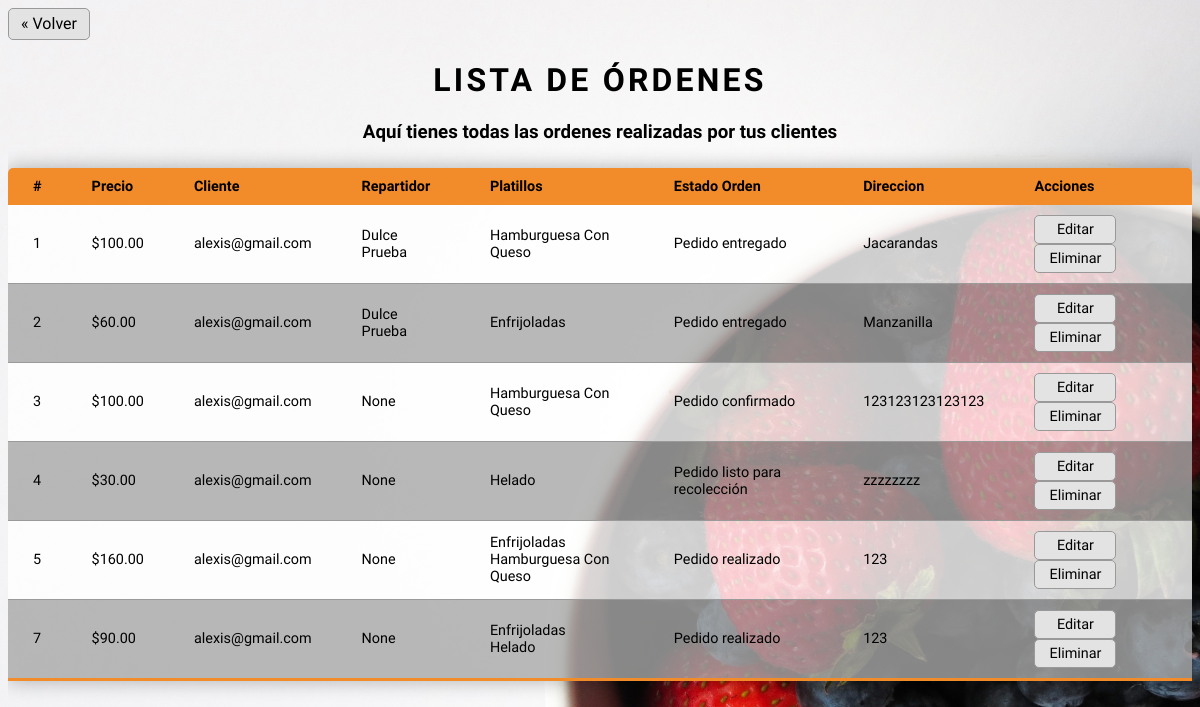
Before: /administrador/lista-ordenes/ (signed in) with the older database file.
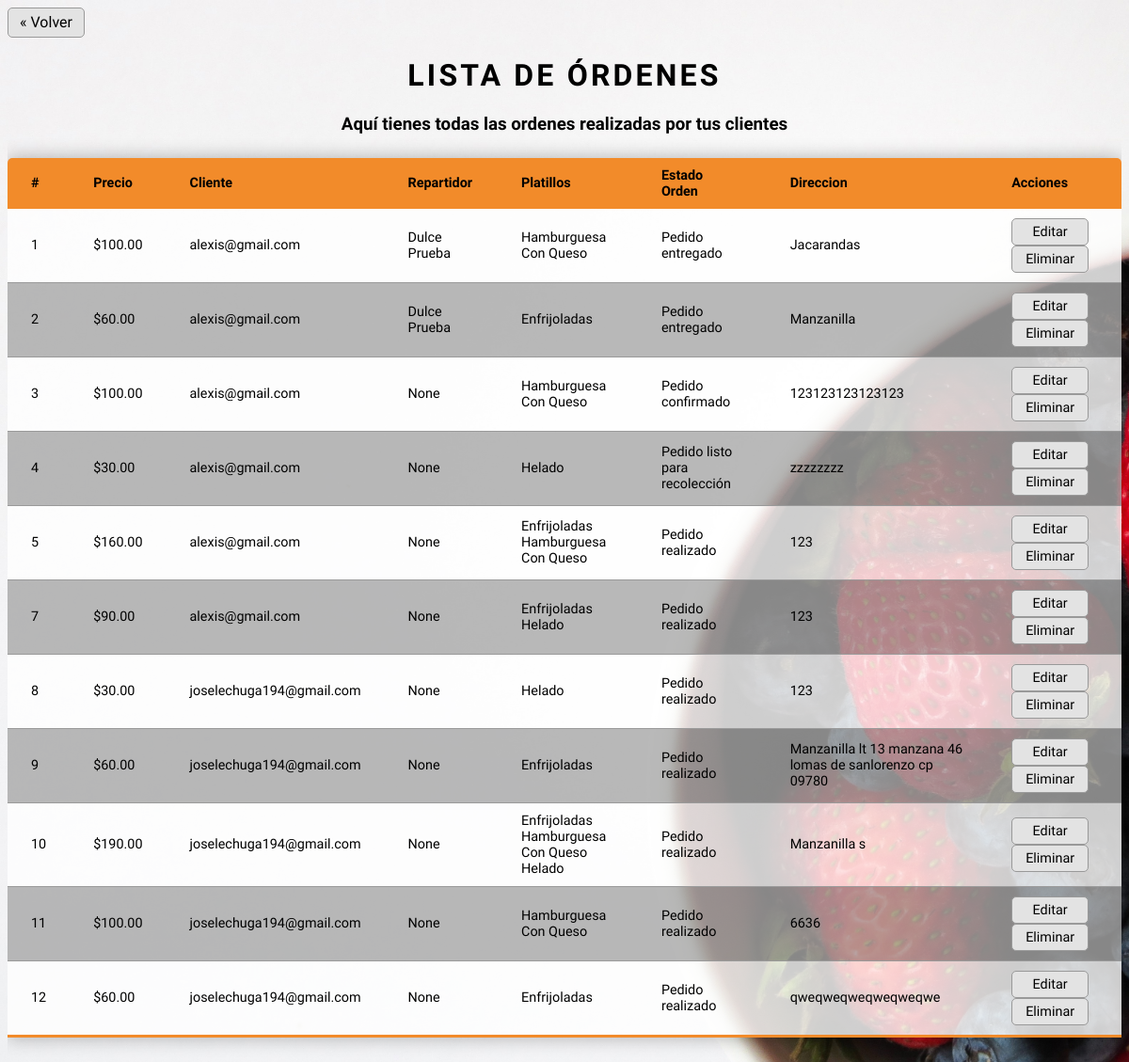
After: the same page with the newer database file.
### administrador/models.py (models this page shows)
class Orden(models.Model):
	id_orden = models.AutoField(primary_key=True)
	precio_orden = models.IntegerField(null=False, default = 0)
	id_cliente_orden = models.ForeignKey('cliente.Cliente', on_delete=models.SET_DEFAULT, default=0)
	id_repartidor_orden = models.ForeignKey('repartidor.Repartidor',on_delete= models.SET_NULL, blank =True,  null=True)
	id_platillo_orden  = models.ManyToManyField('platillo.Platillo', null=True)
	id_estado_orden =    models.ForeignKey('EstadoOrden',  on_delete=models.SET_DEFAULT, default=0)
	direccion_entrega_orden  = models.ForeignKey('cliente.Direccion', null=True, on_delete=models.CASCADE)
	class Meta:
		db_table = 'orden'
		verbose_name_plural = "Ordenes"

class EstadoOrden(models.Model):
	id_estado = models.IntegerField(primary_key=True)
	descripcion_estado = models.CharField(max_length=30)
	class Meta:
		db_table = 'estado_orden'
		verbose_name_plural = "EstadosOrden"
	def __str__(self):
		return '{}'.format(self.descripcion_estado)

### cliente/models.py (models this page shows)
class Cliente(models.Model):
    user_cliente = models.OneToOneField(
        User, on_delete=models.CASCADE, unique=True)
    id_cliente = models.AutoField(primary_key=True, db_column='id_cliente')
    nombre_cliente = models.CharField(max_length=64)
    apellido_pa_cliente = models.CharField(max_length=100)
    apellido_ma_cliente = models.CharField(max_length=100)
    telefono_cliente = models.CharField(max_length=10)
    def __str__(self):
        return str(self.user_cliente)
    class Meta:
        db_table = 'cliente'
        verbose_name_plural = "Clientes"

class Direccion(models.Model):
    id_direccion = models.AutoField(primary_key=True)
    id_cliente = models.ForeignKey(Cliente, models.DO_NOTHING)
    descripcion_direccion = models.CharField(max_length=200)
    class Meta:
        db_table = 'direccion'
        verbose_name_plural = "Direcciones"
        unique_together = (('id_cliente', 'descripcion_direccion'))
    def __str__(self):
        return '{}'.format(self.descripcion_direccion)

### repartidor/models.py (models this page shows)
class Repartidor(models.Model):
	user = models.OneToOneField(User, on_delete=models.CASCADE, unique=True)
	id_repatidor = models.AutoField(primary_key=True, db_column='id_repatidor')
	nombre_repartidor = models.CharField(max_length=64)
	apellido_paterno_repartidor = models.CharField(max_length=100)
	apellido_materno_repartidor = models.CharField(max_length=100)
	def __str__(self):
		return self.nombre_repartidor + " " + self.apellido_paterno_repartidor
	class Meta:
		db_table = 'repartidor'
		verbose_name_plural = "Repartidores"

### platillo/models.py (models this page shows, shortened)
class Platillo(models.Model):
    id = models.AutoField(primary_key=True)
    nombre = models.CharField(max_length=200, unique=True)
    descripcion = models.CharField(max_length=500, null=True)
    precio = models.FloatField(null=False, default=0)
    imagen = models.ImageField(null=True, upload_to=directorio_imagen)
    categoria = models.ForeignKey(
        'categoria.Categoria', on_delete=models.CASCADE)
    def __str__(self):
        return self.nombre
    class Meta:
        db_table = 'platillo'
        verbose_name_plural = "Platillos"

### administrador/views.py (the view)
    def _inner(request, *args, **kwargs):
        if not request.user.is_superuser:
            raise PermissionDenied
        return function(request, *args, **kwargs)

### administrador/views.py (called while the page is built)
def superuser_only(function):
    def _inner(request, *args, **kwargs):
        if not request.user.is_superuser:
            raise PermissionDenied
        return function(request, *args, **kwargs)
    return _inner

@login_required
@superuser_only
def lista_ordenes(request):
    ordenes = Orden.objects.all().order_by('id_orden')
    contexto = {'ordenes': ordenes}
    return render(request, 'administrador/lista_ordenes.html', contexto)

### templates/administrador/lista_ordenes.html (shortened to what this page needs)
{% load static %}
<!DOCTYPE html>
<html>
<head>
	<link rel="stylesheet" href="{% static 'css/ordenes/tabla_ordenes.css' %}">
	<link rel="stylesheet" href="{% static 'css/ordenes/ordenes_admin.css' %}">
</head>
<body>
    <div class="boton">
        <a id="boton-volver" href="{% url 'administrador:IndexAdministrador' %}">&laquo; Volver</a>
    </div>
    <div class="contenedor">
        <h1 id="bienvenida">Lista de órdenes</h1>
        <h3>Aquí tienes todas las ordenes realizadas por tus clientes</h3>
        <table class="content-table">
        	<thead>
        		<tr>
        			<td>#</td>
        			<td>Precio</td>
        			<td>Cliente</td>
        			<td>Repartidor</td>
        			<td>Platillos</td>
        			<td>Estado Orden</td>
        			<td>Direccion</td>
        			<td>Acciones</td>
        		</tr>
        	</thead>
        	<tbody>
        		{% if ordenes %}
        		{% for orden in ordenes%}
        		<tr>
        			<td>{{orden.id_orden}}</td>
        			<td>${{orden.precio_orden}}.00</td>
        			<td>{{orden.id_cliente_orden}}</td>
        			<td>{{orden.id_repartidor_orden}}</td>
        			<td>
        			{% for platillo in orden.id_platillo_orden.all %}
        				{{platillo}}
                        <br>
        			{% endfor %}
        			</td>
        			<td>{{orden.id_estado_orden}}</td>
        			<td>{{orden.direccion_entrega_orden}}</td>
        			<td>
        				<a class="boton-admin" id="editar" href="{% url 'administrador:editar_orden' orden.id_orden %}">Editar</a>
        				<a class="boton-admin" id="eliminar" href="{% url 'administrador:eliminar_orden' orden.id_orden %}">Eliminar</a>
        			</td>
        		</tr>
        		{% endfor %}
        		{% else %}
        		<h1 align="center">No existen ordenes generadas</h1>
        		{% endif %}
        	</tbody>
        </table>
    </div>
</body>
</html>

### static/css/ordenes/tabla_ordenes.css (style rules this page uses)
html, body { font-family: 'Quicksand', sans-serif; overflow:hidden; }
body { -webkit-background-size: cover; -moz-background-size: cover; -o-background-size: cover; background-size: cover; }
h1 { text-align: center; text-transform: uppercase; letter-spacing: .1em; }
h3 { text-align: center; }
a { text-decoration: none; color: inherit; }
.content-table { border-collapse: collapse; border-radius: 5px 5px 0 0; overflow: hidden; margin: 25px auto; font-size: 0.9em; min-width: 400px; box-shadow: 0 0 20px rgba(0, 0, 0, 0.3); }
.content-table thead tr { background-color: #f28b2a; font-weight: bold; text-align: left; }
.content-table td { padding: 10px 25px; }
.content-table tbody tr { border-bottom: 1px solid #9a9a9a; background-color: rgba(255, 255, 255, 0.8); }
.content-table tbody tr:nth-of-type(even) { background-color: rgba(168, 168, 168, 0.8); }
.content-table tbody tr:last-of-type { border-bottom: 3px solid #f28b2a; }
#boton-volver { display: inline-block; background-color: #e3e3e3; border: 1px solid #999999; border-radius: 5px; width: 80px; height: 25px; text-align: center; padding-top: 5px; }

### static/css/ordenes/ordenes_admin.css (style rules this page uses)
body { background-image: url("/static/imagenes/Admin3.jpg"); }
.boton-admin { display: inline-block; background-color: #e3e3e3; border: 1px solid #999999; border-radius: 5px; width: 80px; height: fit-content; text-align: center; padding: 5px 0; }

Changed rows visible on the page:
added Orden: id_orden "8", precio_orden "30", id_cliente_orden "joselechuga194@gmail.com", id_repartidor_orden "None", id_estado_orden "Pedido realizado", direccion_entrega_orden "123", Platillo (nombre "Helado")
added Orden: id_orden "9", precio_orden "60", id_cliente_orden "joselechuga194@gmail.com", id_repartidor_orden "None", id_estado_orden "Pedido realizado", direccion_entrega_orden "Manzanilla lt 13 manzana 46 lomas de sanlorenzo cp 09780", Platillo (nombre "Enfrijoladas")
added Orden: id_orden "10", precio_orden "190", id_cliente_orden "joselechuga194@gmail.com", id_repartidor_orden "None", id_estado_orden "Pedido realizado", direccion_entrega_orden "Manzanilla s", Platillo (nombre "Enfrijoladas"), Platillo (nombre "Hamburguesa Con Queso"), Platillo (nombre "Helado")
added Orden: id_orden "11", precio_orden "100", id_cliente_orden "joselechuga194@gmail.com", id_repartidor_orden "None", id_estado_orden "Pedido realizado", direccion_entrega_orden "6636", Platillo (nombre "Hamburguesa Con Queso")
added Orden: id_orden "12", precio_orden "60", id_cliente_orden "joselechuga194@gmail.com", id_repartidor_orden "None", id_estado_orden "Pedido realizado", direccion_entrega_orden "qweqweqweqweqweqwe", Platillo (nombre "Enfrijoladas")
